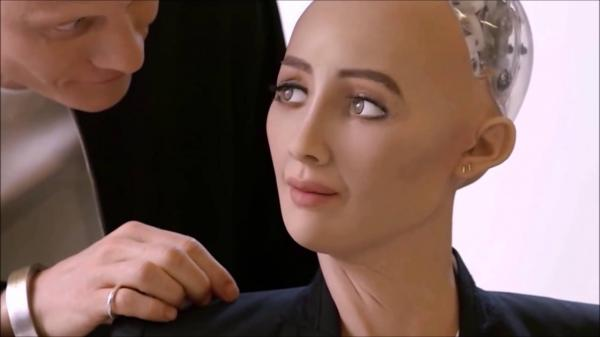
#> input picture PRACTICAS/Imagenes/robotSofia.jpg, 600 x 337 px, found by its file name
$ jupyter execute LABORATORIO_03_PDSeI.ipynb
#> lines starting #> are read from the running program, lines starting #| are printed output that depends on the picture; after the words box and inside, x2 and y2 are one past the last pixel; in counts of white or black regions, pixels touching at a corner belong together
**ESCUELA DE INGENIERÍA MECATRÓNICA**

## `PROCESAMIENTO DIGITAL DE SEÑALES E IMÁGENES`

### `Alumnos: `
  ### `- Romero Zavaleta, Joshep Andrés`
  ### `- Rodríguez Alva, Luís Fernando`
  ### `- Moreno Lozada, Sofía`

```
Laboratorio 03:OpenCV y Operaciones de Punto
```

# <font color=#FF0000>OpenCV</color>

* Mas de 2500 algoritmos optimizados

* C/C++, Python, Java y MATLAB, soporta Windows, Linux, Android y Mac OS

* Cuda y OpenCL (Actualmente en desarrollo)

# <font color=#FF0000>RESULTADOS ESPERADOS DE LA EXPERIENCIA</color>

## a) Implementa una función con la forma función de transformación para modificar una imagen arbitraria.

[cell 1]
# Importamos las librerías:
import cv2
import matplotlib.pyplot as plt
import numpy as np

### **Implementamos la función de transformación**

[cell 2]
FT = np.zeros((256))

for i in range(256):
    if i < 80:
        FT[i]=(i-80)+80
    elif i>=80 and i<120:
        FT[i]=220
    elif i>=120:
        FT[i]=(i-120)+120


plt.plot(FT)
plt.title("Función de Transformación")
plt.grid(True)

### **Importamos la imagen con OpenCV**

[cell 3]
imgSRC = '/8vo_CICLO/PDSeI/VIRTUAL/PRACTICAS/Imagenes/robotSofia.jpg'

[cell 4]
# Imagen a color:
plt.subplots(1, 3, figsize=(15,5))
img = cv2.imread(imgSRC)
#> img is the input picture: shape (337, 600, 3); mean B, G, R 91.3, 97.9, 123.7
img = cv2.cvtColor(img, cv2.COLOR_BGR2RGB)
plt.subplot(121)
plt.imshow(img)
plt.title("Color")

# Imagen en gris:
img_g = cv2.imread(imgSRC,0)
plt.subplot(122)
plt.imshow(img_g, cmap='gray')
plt.title("Grises")
plt.show()

### **Aplicamos la Transformación**

[cell 5]
s = cv2.LUT(img_g,FT)

# Imprimimos:
plt.figure(figsize=(15,10))
plt.subplot(221); plt.imshow(img_g, cmap="gray"); plt.title("Imagen Grises")
plt.subplot(222); plt.imshow(s, cmap="gray"); plt.title("Imagen Transformada")
plt.subplot(223); plt.hist(img_g.ravel(),256, [0,256]); plt.title("Histograma de la Imagen")
plt.subplot(224); plt.hist(s.ravel(),256, [0,256]); plt.title("Histograma de la Imagen Transformada")
plt.show()

## b) Encripta un mensaje en dentro de una imagen usando descomposición en capas de bits. Al descomponer la imagen se debe apreciar el resultado.

[cell 6]
# Importamos librerías:
import cv2
import matplotlib.pyplot as plt
import numpy as np

[cell 7]
# Importamos la imagen en escala de grises:
img_g = cv2.imread(imgSRC,0)

#Creamos imagen blanca con las dimensiones de nuestra imagen:
img_w= np.ones((img_g.shape), dtype=np.uint8)*255

# La imagen en grises la descomponemos en 8 capas:
imgg_b7 = np.bitwise_and(img_g, 128)
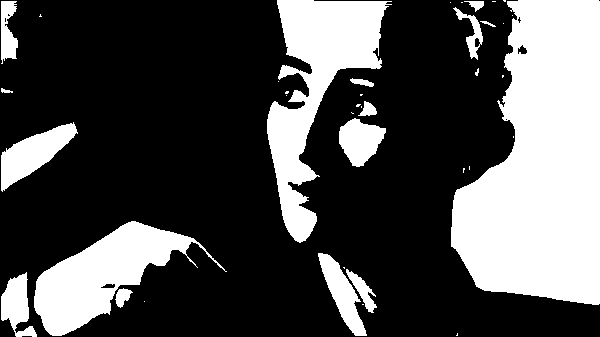
#> imgg_b7: shape (337, 600); values 0 (black) and 128 (white), 31% white; 39 white regions (23 under 20 px), largest, box (x1, y1, x2, y2) and area: (451, 0, 600, 305) 32997, (267, 0, 392, 243) 11918, (34, 221, 227, 336) 8665
imgg_b6 = np.bitwise_and(img_g, 64)
#> imgg_b6: shape (337, 600); values 0 (black) and 64 (white), 55.6% white; 97 black regions (69 under 20 px), largest, box (x1, y1, x2, y2) and area: (34, 0, 392, 337) 72726, (451, 227, 600, 337) 5545, (1, 122, 78, 192) 2349
imgg_b5 = np.bitwise_and(img_g, 32)
#> imgg_b5: shape (337, 600); values 0 (black) and 32 (white), 51.1% white; 140 black regions (98 under 20 px), largest, box (x1, y1, x2, y2) and area: (0, 0, 444, 337) 79865, (368, 264, 600, 337) 3656, (398, 123, 509, 198) 2709
imgg_b4 = np.bitwise_and(img_g, 16)
#> imgg_b4: shape (337, 600); values 0 (black) and 16 (white), 41.1% white; 224 white regions (189 under 20 px), largest, box (x1, y1, x2, y2) and area: (398, 0, 600, 337) 33009, (0, 92, 444, 337) 22531, (267, 0, 447, 245) 15097
imgg_b3 = np.bitwise_and(img_g, 8)
#> imgg_b3: shape (337, 600); values 0 (black) and 8 (white), 38.5% white; 416 white regions (382 under 20 px), largest, box (x1, y1, x2, y2) and area: (0, 0, 600, 337) 49301, (264, 0, 536, 248) 24565, (372, 0, 437, 73) 835
imgg_b2 = np.bitwise_and(img_g, 4)
#> imgg_b2: shape (337, 600); values 0 (black) and 4 (white), 53.4% white; 362 black regions (330 under 20 px), largest, box (x1, y1, x2, y2) and area: (0, 0, 600, 337) 89491, (362, 256, 450, 337) 2212, (598, 208, 600, 296) 127
imgg_b1 = np.bitwise_and(img_g, 2)
#> imgg_b1: shape (337, 600); values 0 (black) and 2 (white), 51.2% white; 377 black regions (329 under 20 px), largest, box (x1, y1, x2, y2) and area: (0, 0, 600, 337) 94290, (104, 144, 131, 163) 368, (103, 184, 128, 203) 259
imgg_b0 = np.bitwise_and(img_g, 1)
#> imgg_b0: shape (337, 600); values 0 (black) and 1 (white), 49% white; 453 white regions (417 under 20 px), largest, box (x1, y1, x2, y2) and area: (0, 0, 600, 337) 94570, (184, 128, 208, 184) 608, (216, 5, 259, 40) 537

# La imagen blanca la descomponemos  en 8 capas:
imgw_b7 = np.bitwise_and(img_w, 128)
#> img_w: shape (337, 600); every value is 255
imgw_b6 = np.bitwise_and(img_w, 64)
imgw_b5 = np.bitwise_and(img_w, 32)
imgw_b4 = np.bitwise_and(img_w, 16)
imgw_b3 = np.bitwise_and(img_w, 8)
imgw_b2 = np.bitwise_and(img_w, 4)
imgw_b1 = np.bitwise_and(img_w, 2)
imgw_b0 = np.bitwise_and(img_w, 1)

# Escribimos el texto en las primeras 3 capas de la imagen blanca:
cv2.putText(imgw_b2, "Este mensaje", (100,150), cv2.FONT_HERSHEY_SIMPLEX,1,(0,255,255),4)
#> imgw_b2: shape (337, 600); values 0 (black) and 4 (white), 98.8% white; 12 black regions, largest, box (x1, y1, x2, y2) and area: (184, 134, 211, 153) 313, (102, 127, 120, 153) 276, (120, 134, 136, 153) 231
cv2.putText(imgw_b2, "ha sido", (100,200), cv2.FONT_HERSHEY_SIMPLEX,1,(0,255,255),4)
#> imgw_b2: shape (337, 600); values 0 (black) and 4 (white), 98.2% white; 19 black regions, largest, box (x1, y1, x2, y2) and area: (184, 134, 211, 153) 313, (102, 127, 120, 153) 276, (180, 177, 197, 203) 256
cv2.putText(imgw_b1, "Encriptado dentro", (100,150), cv2.FONT_HERSHEY_SIMPLEX,1,(0,255,255),4)
#> imgw_b1: shape (337, 600); values 0 (black) and 2 (white), 98.4% white; 16 black regions, largest, box (x1, y1, x2, y2) and area: (102, 127, 120, 153) 276, (228, 127, 245, 153) 256, (282, 127, 299, 153) 256
cv2.putText(imgw_b1, "de una imagen a", (100,200), cv2.FONT_HERSHEY_SIMPLEX,1,(0,255,255),4)
#> imgw_b1: shape (337, 600); values 0 (black) and 2 (white), 97.1% white; 29 black regions, largest, box (x1, y1, x2, y2) and area: (236, 184, 263, 203) 313, (284, 184, 301, 210) 292, (102, 127, 120, 153) 276
cv2.putText(imgw_b0, "Escala de grises", (100,150), cv2.FONT_HERSHEY_SIMPLEX,1,(0,255,255),4)
#> imgw_b0: shape (337, 600); values 0 (black) and 1 (white), 98.5% white; 14 black regions, largest, box (x1, y1, x2, y2) and area: (270, 134, 287, 160) 292, (102, 127, 120, 153) 276, (217, 127, 234, 153) 256
cv2.putText(imgw_b0, "PDI - 2023", (100,200), cv2.FONT_HERSHEY_SIMPLEX,1,(0,255,255),4)
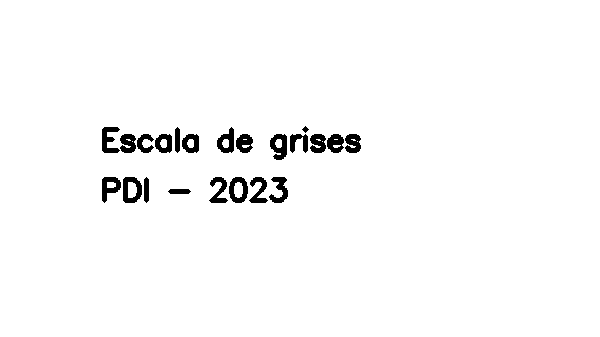
#> imgw_b0: shape (337, 600); values 0 (black) and 1 (white), 97.6% white; 22 black regions, largest, box (x1, y1, x2, y2) and area: (123, 177, 142, 203) 308, (270, 134, 287, 160) 292, (229, 177, 248, 203) 286

# Intercambiamos las primeras 3 capas de la imagen con las de la imagen blanca:
imgg_b2 = imgw_b2
imgg_b1 = imgw_b1
imgg_b0 = imgw_b0

# Imprimimos todas las capas de la imagen
plt.figure(figsize=(15,10))
plt.subplot(331)
plt.imshow(img_g, cmap="gray")
plt.subplot(332)
plt.imshow(imgg_b7, cmap="gray")
plt.subplot(333)
plt.imshow(imgg_b6, cmap="gray")
plt.subplot(334)
plt.imshow(imgg_b5, cmap="gray")
plt.subplot(335)
plt.imshow(imgg_b4, cmap="gray")
plt.subplot(336)
plt.imshow(imgg_b3, cmap="gray")
plt.subplot(337)
plt.imshow(imgw_b2, cmap="gray")
plt.subplot(338)
plt.imshow(imgg_b1, cmap="gray")
plt.subplot(339)
plt.imshow(imgg_b0, cmap="gray")
plt.show()
plt.title("Imagen Encriptada")
plt.imshow(imgg_b7+imgg_b6+imgg_b5+imgg_b4+imgg_b3+imgg_b2+imgg_b1+imgg_b0, cmap="gray")
plt.show()

## c) Implementa el algoritmo de especificación de histograma de una imagen en escala de grises.

[cell 8]
# Importamos las librerías:
import cv2
import matplotlib.pyplot as plt
import numpy as np

[cell 9]
# Importamos la segunda imagen y la ponemos en grises:
imgSRC_2 = '/8vo_CICLO/PDSeI/VIRTUAL/PRACTICAS/Imagenes/puppy.jpg'
img_g2 = cv2.imread(imgSRC_2,0)
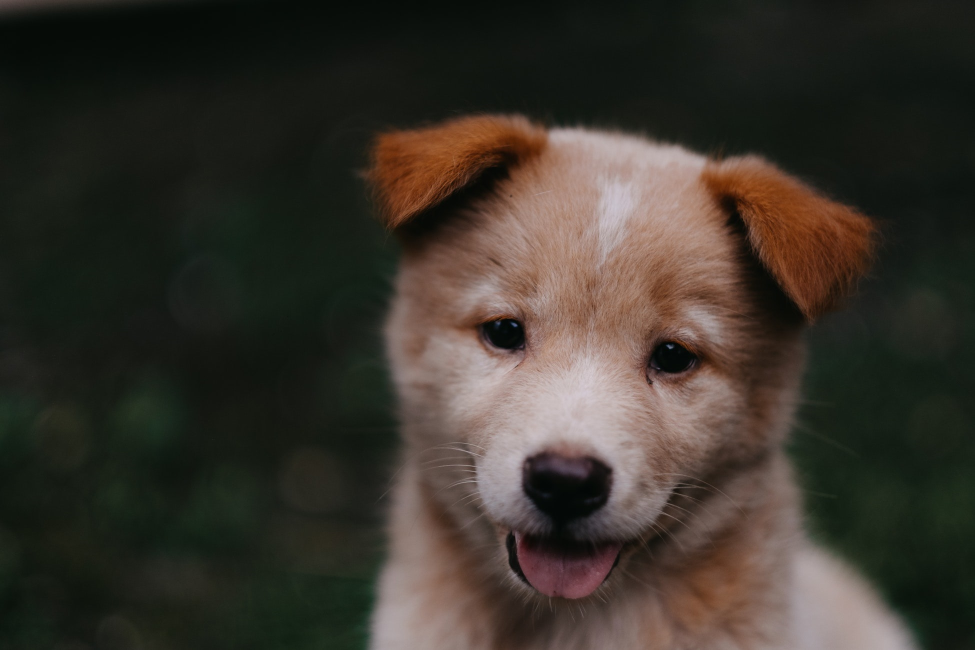
#> input picture PRACTICAS/Imagenes/puppy.jpg, 1950 x 1300 px, found by its file name (shown at 1/2 size)
plt.imshow(img_g2, cmap='gray')
plt.title("Imagen 2 en Grises")
plt.show()

[cell 10]
#Imágenes en escala de grises:
imagen_1 = img_g
imagen_2 = img_g2

#Obtengo las equalizaciones de las imágenes:
equ_imagen_1 = cv2.equalizeHist(imagen_1)
equ_imagen_2 = cv2.equalizeHist(imagen_2)

# Imprimimos las imágenes, sus histogramas y los histogramas acumulados de la imágenes y sus equalizaciones:

plt.figure(figsize=(15,15))
plt.subplot(421); plt.imshow(imagen_1, cmap="gray"); plt.title("Imagen 1 GRIS")
plt.subplot(422); plt.imshow(imagen_2, cmap="gray"); plt.title("Imagen 2 GRIS")
plt.subplot(423); plt.hist(imagen_1.ravel(),256, [0,256]); plt.title("Histograma de la Imagen 1")
plt.subplot(424); plt.hist(imagen_2.ravel(),256, [0,256]); plt.title("Histograma de la Imagen 2")
plt.subplot(425); plt.hist(imagen_1.ravel(),256, [0,256], cumulative=True);
plt.title("Histograma acumulado de la Imagen 1")
plt.subplot(426); plt.hist(imagen_2.ravel(),256, [0,256], cumulative=True);
plt.title("Histograma acumulado de la Imagen 2")
plt.subplot(427); plt.hist(equ_imagen_1.ravel(),256, [0,256], cumulative=True);
plt.title("Histograma acumulado de la Imagen 1 Equalizada")
plt.subplot(428); plt.hist(equ_imagen_2.ravel(),256, [0,256], cumulative=True);
plt.title("Histograma acumulado de la Imagen 2 Equalizada")
plt.show()
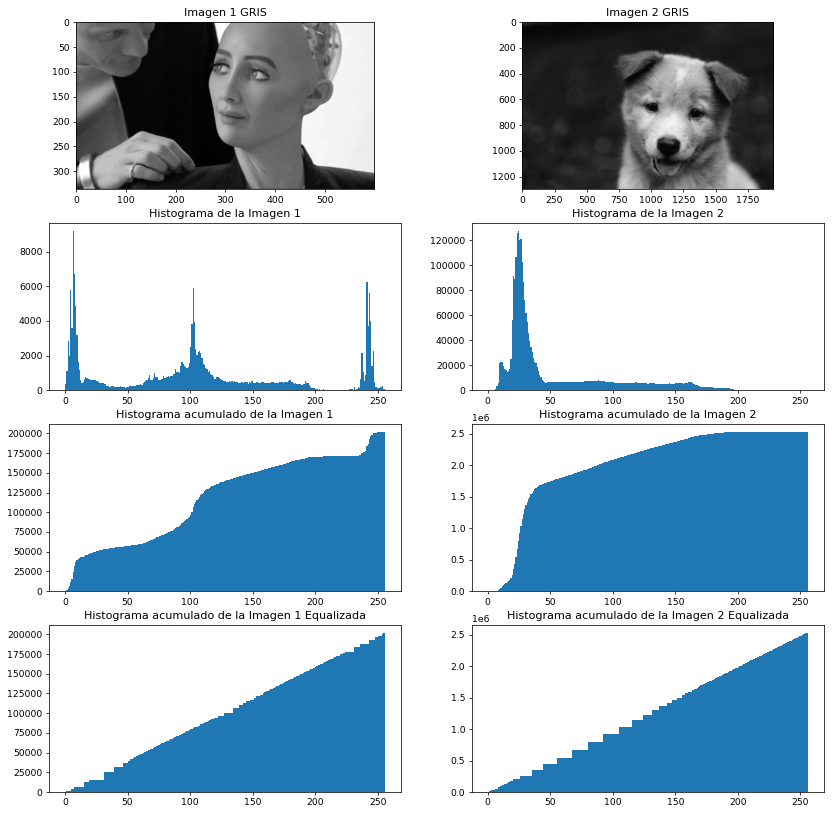
#> figure drawn by matplotlib, 8 panels; panel 3: tallest bar 9195 high, from x = 6 to 7; panel 4: tallest bar 127528 high, from x = 24 to 25; panel 5: tallest bar 202200 high, from x = 255 to 256; panel 7: tallest bar 202200 high, from x = 255 to 256

# Obtenemos la función que relaciona los colores de la imagen_1 y su Equalización:
    # Creamos el eje X:
F_x = list(range(256))
    # Creamos el vector que tendrá los valores del eje y:
F_y1 = np.zeros(256)

# Buscamos cada color de imagen_1 con su respectivo de Equalizacion 1 y los guardamos en F_y1:
for i in range(imagen_1.shape[0]):
    for j in range(imagen_1.shape[1]):
        F_y1[imagen_1[i,j]] = equ_imagen_1[i,j]
#> after the loop, F_y1 = 256 values from 0 to 255


# Obtenemos la función que relaciona los colores de la imagen_2 y su Equalización:
    # Creamos el vector que tendrá los valores del eje y:
F_y2 = np.zeros(256)

# Buscamos cada color de imagen_2 con su respectivo de Equalizacion 2 y los guardamos en F_y2:
for i in range(imagen_2.shape[0]):
    for j in range(imagen_2.shape[1]):
        F_y2[imagen_2[i,j]] = equ_imagen_2[i,j]
#> after the loop, F_y2 = 256 values, max 255 at index 194, min 0 at index 0, mean 156.8

# Obtenemos la función que relaciona los colores de la Imágen 1 y la Imágen 2:
    # Creamos el vector que tendrá los valores del eje y:
F_y3 = np.zeros(256)

# Rellenamos F_y3 con valores 0-256 para mantener valores de F_y1 que no tengan su par en F_y2:
for i in range(F_y1.shape[0]):
    F_y3[i] = i

    for i in range(F_y1.shape[0]):
        for j in range(F_y2.shape[0]):

            if F_y2[j] == F_y1[i]:
                F_y3[i] = j

# Graficamos las transformaciones de colores de la imagen_1 y imagen_2 a su respectiva Equalización:
# Luego graficamos la transformación de los colores de imagen_1 a imagen_2:
plt.figure(figsize=(15,5))
plt.subplot(131)
plt.plot(F_x,F_y1)
plt.title("Transf. imagen_1")

plt.subplot(132)
plt.plot(F_x,F_y2)
plt.title("Transf. imagen_2")

plt.subplot(133)
plt.plot(F_x,F_y3)
plt.title("Transf. imagen_1 a imagen_2")
plt.show()

# Aplicamos la transformación F_y3 a nuestra imagen:
imagen_gray_T= cv2.LUT(imagen_1, F_y3)

#Imprimimos la Imagen 1, Imágen 2 e Imagen 1 transformada con sus histogramas:
plt.figure(figsize=(15,10))
plt.subplot(321); plt.imshow(imagen_1, cmap="gray"); plt.title("Imagen 1")
plt.subplot(322); plt.hist(imagen_1.ravel(),256, [0,256]); plt.title("Histograma de la Imagen 1")
plt.subplot(323); plt.imshow(imagen_2, cmap="gray"); plt.title("Imagen 2")
plt.subplot(324); plt.hist(imagen_2.ravel(),256, [0,256]); plt.title("Histograma de la Imagen 2")
plt.subplot(325); plt.imshow(imagen_gray_T, cmap="gray"); plt.title("Imagen 1 Transformada")
plt.subplot(326); plt.hist(imagen_gray_T.ravel(),256, [0,256]); plt.title("Histograma de la Imagen 1 transformada")
plt.show()

# <font color=#FF0000>TEST DE COMPROBACIÓN</color>


## a) Averigüe como crear un histograma en 2d con OpenCV.

Se crea utilizando la función cv2.calcHist(). Para los histogramas de color, necesitamos convertir la imagen de BGR a HSV (Recuerde, para el histograma 1D, convertimos de BGR a escala de grises). Para los histogramas 2D, sus parámetros se modificarán de la siguiente manera:

* channels = [0,1] porque necesitamos procesar el plano H y S.
* bin = [180,256] 180 para el plano H y 256 para el plano S.
* range = [0,180,0,256] El valor del tono se encuentra entre 0 y 180 y la saturación se encuentra entre 0 y 256.

Ejemplo de como quedaría:

[cell 11]
import cv2
import matplotlib.pyplot as plt
import numpy as np

img = cv2.imread('/8vo_CICLO/PDSeI/VIRTUAL/PRACTICAS/Imagenes/puppy.jpg')
#> img is the input picture: shape (1300, 1950, 3); mean B, G, R 43.8, 51.8, 57.3
hsv = cv2.cvtColor(img,cv2.COLOR_BGR2HSV)
#> hsv: shape (1300, 1950, 3); mean H, S, V 42.8, 74.1, 60.9

hist = cv2.calcHist([hsv], [0, 1], None, [180, 256], [0, 180, 0, 256])
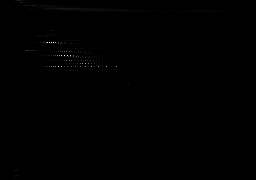
#> hist: shape (180, 256) float32; min 0, max 33226, mean 55; drawn with min black and max white
plt.plot(hist)
plt.title("Ejemplo de crear un histograma en 2D")
plt.show()
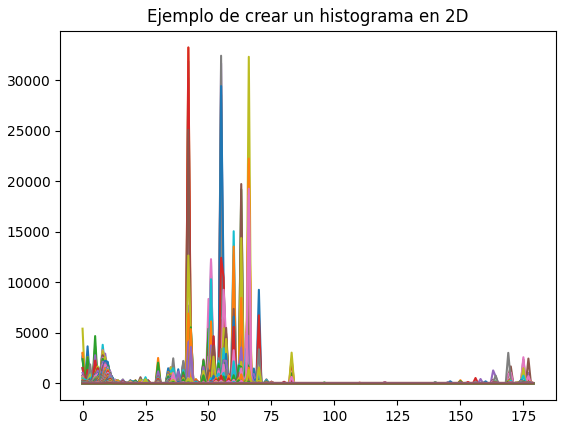
#> figure drawn by matplotlib, 1 panel; curve peaks at x = 0, y = 736

## b) Defina una función que ingresando un rango de entrada (ej. 100, 120), se cree una función para expandir ese rango, en todo el rango dinámico de 0 a 255.

Lo que permite el rango dinámico es una función en la que se juntan imágenes iguales con diferente tonalidad para poder arreglarla y esta nos de una nueva imagen con mejor calidad, mejor nitidez y mejor saturacion de color

[cell 12]
import cv2
import numpy as np
from matplotlib import pyplot as plt

img1 = cv2.cvtColor(cv2.imread("/8vo_CICLO/PDSeI/VIRTUAL/PRACTICAS/Imagenes/puppy.jpg"), cv2.COLOR_BGR2RGB)
img2 = cv2.cvtColor(cv2.imread("/8vo_CICLO/PDSeI/VIRTUAL/PRACTICAS/Imagenes/puppy_d.jpg"), cv2.COLOR_BGR2RGB)
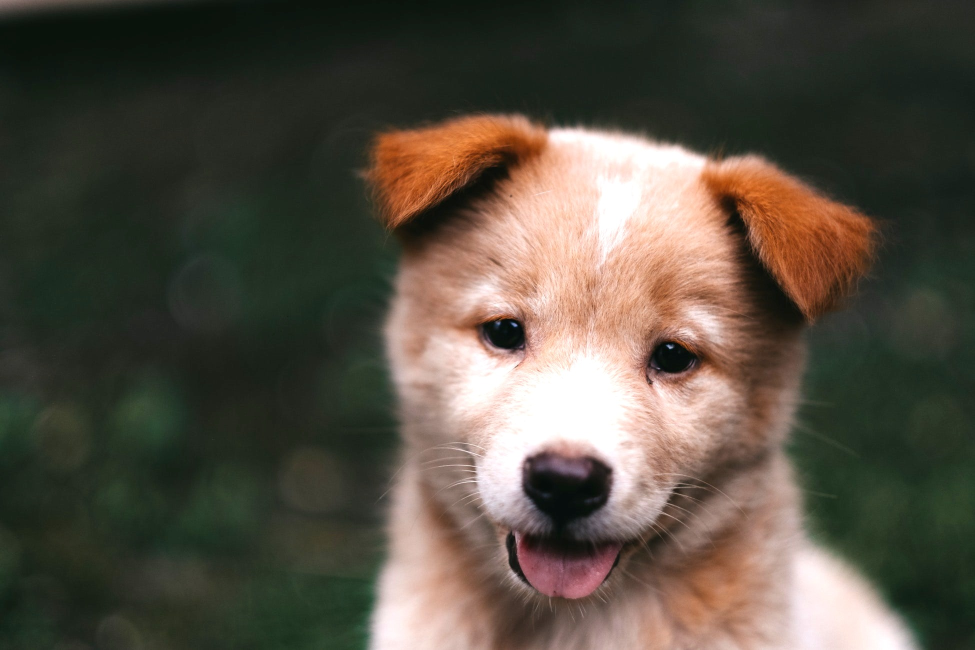
#> input picture PRACTICAS/Imagenes/puppy_d.jpg, 1950 x 1300 px, found by its file name (shown at 1/2 size)
img3 = cv2.cvtColor(cv2.imread("/8vo_CICLO/PDSeI/VIRTUAL/PRACTICAS/Imagenes/puppy_e.jpg"), cv2.COLOR_BGR2RGB)
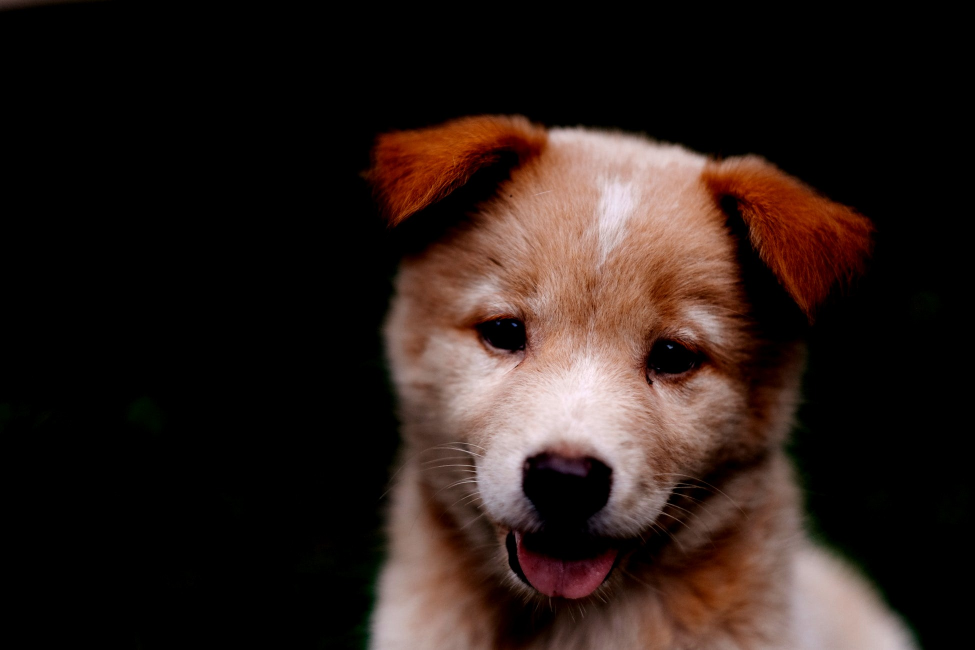
#> input picture PRACTICAS/Imagenes/puppy_e.jpg, 1950 x 1300 px, found by its file name (shown at 1/2 size)

images = [img1, img2, img3]
times = np.array([1.0/4.,0.4,1.0], dtype=np.float32)
merger = cv2.createMergeDebevec()
hdr = merger.process(images, times)

tonemap = cv2.createTonemap(gamma=2.2)
tonemapped_image = tonemap.process(hdr)

res_debevec_8bit = np.clip(tonemapped_image*255, 0, 255).astype('uint8')

plt.figure(figsize=(20,10))
plt.subplot(131)
plt.imshow(img1)
plt.title("imagen")
plt.subplot(132)
plt.imshow(tonemapped_image)
plt.title("imagen hdr")
plt.subplot(133)
plt.imshow(res_debevec_8bit)
plt.title("imagen mejorada")
plt.show()

## c) Definir una función para aumentar o reducir el brillo de una imagen, según valor especificado.

La función más adecuada seria la gamma. Para aumentar el brillo, el valor especificado "intensidad" debe ser menor a 1, y mayor a 1 para disminuirlo.

Ejemplo:

[cell 13]
import cv2
import matplotlib.pyplot as plt

imgg = cv2.imread("/8vo_CICLO/PDSeI/VIRTUAL/PRACTICAS/Imagenes/puppy.jpg",0)/255

intensidad_alta = 0.4
brillo_alto=1*imgg**(intensidad_alta)
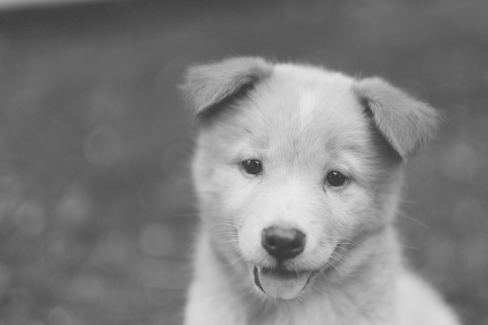
#> brillo_alto: shape (1300, 1950) float64 (shown at 1/4 size); min 0.144, max 0.924, mean 0.493

intensidad_baja = 5.5
brillo_bajo=1*imgg**(intensidad_baja)
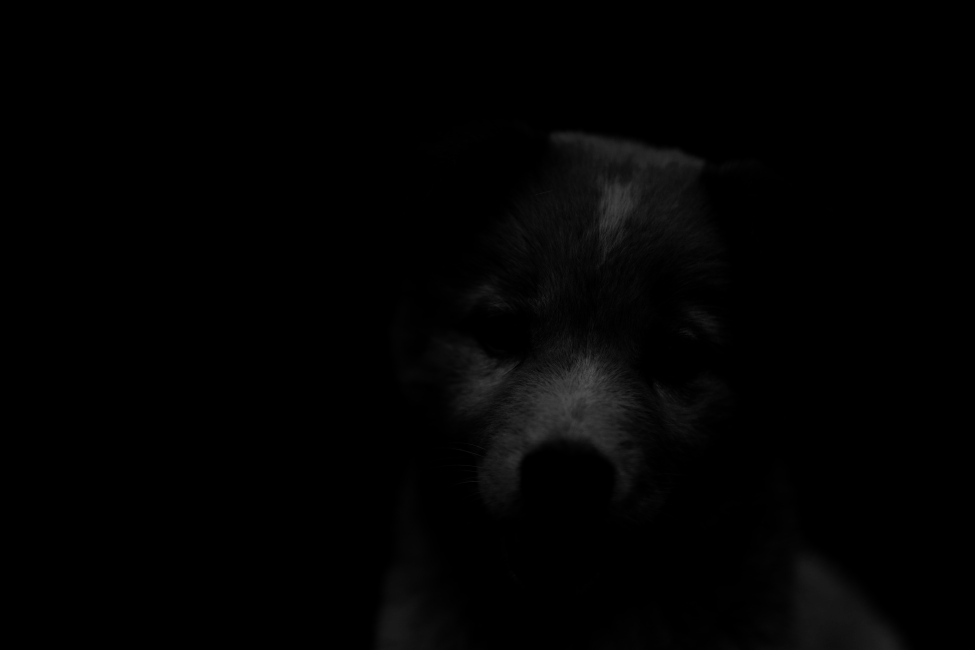
#> brillo_bajo: shape (1300, 1950) float64 (shown at 1/2 size); min 2.63e-12, max 0.335, mean 0.00957

plt.figure(figsize=(15,5))
plt.subplot(131)
plt.imshow(imgg, cmap="gray")
plt.title("imagen normal")
plt.subplot(132)
plt.imshow(brillo_alto, cmap="gray")
plt.title("imagen con brillo alto")
plt.subplot(133)
plt.imshow(brillo_bajo, cmap="gray")
plt.title("imagen con brillo bajo")
plt.show()
